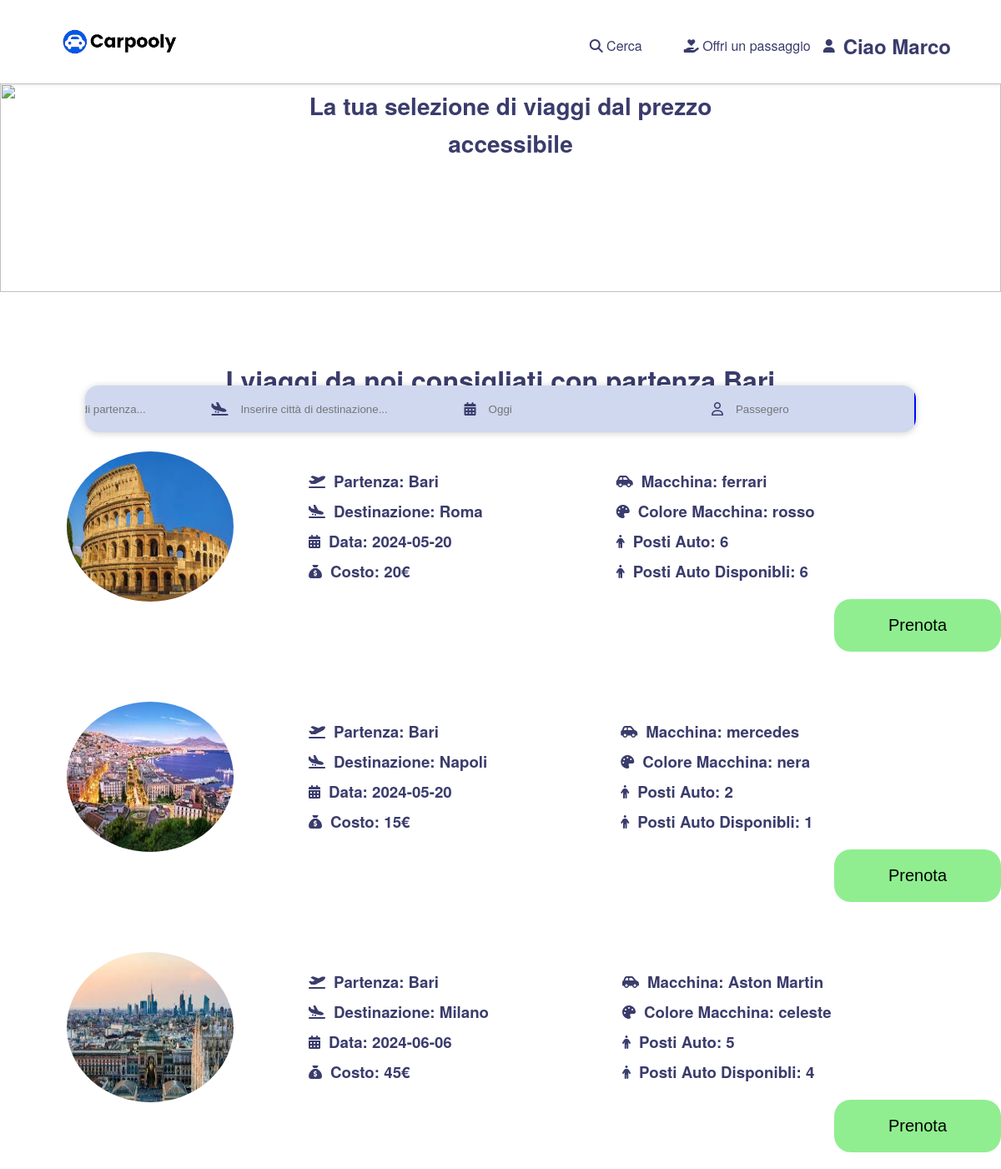
The page /dashboard-passenger.php?name=Marco (signed in) on the database its author committed.
### tables this page shows
CREATE TABLE `viaggi` (
  `id` int(11) NOT NULL,
  `id_autista` int(11) NOT NULL,
  `partenza` varchar(255) NOT NULL,
  `destinazione` varchar(255) NOT NULL,
  `data_viaggio` date NOT NULL,
  `costo_viaggio` int(11) NOT NULL,
  `modello` varchar(255) NOT NULL,
  `targa` text NOT NULL,
  `colore` varchar(255) NOT NULL,
  `anno` text NOT NULL,
  `nPostitotale` int(11) NOT NULL,
  `nPostiDisponibili` int(11) NOT NULL,
  `creato_il` timestamp NOT NULL DEFAULT current_timestamp()
);

### dashboard-passenger.php (the view, shortened to what this page needs)
<?php
    include_once './login.php';
    include 'db.php';
?>
<!DOCTYPE html>
<html lang="en">
<head>
    <link rel="stylesheet" href="./static/css/dashboard-passenger.css">
    <link rel="stylesheet" href="https://cdnjs.cloudflare.com/ajax/libs/leaflet/1.7.1/leaflet.css"/>
</head>
<body>
    <header>
        <nav>
            <div class="container">
                <div class="logo">
                    <img src="./static/img/img/images.png" alt="BlaBlaCar Logo" width="145" height="87">
                </div>
                <div class="nav-links">
                    <a href="search-ride.html"><i class="fas fa-magnifying-glass"></i> Cerca</a>
                    <a href="offer-ride.html"><i class="fas fa-hand-holding-heart"></i> Offri un passaggio</a>
                    <div class="folder-user">
                    <?php if (isset($_GET['name'])): ?>
                        <i style="margin-right: 10px;" class="fas fa-user"></i>
                        <h1 class="user-name">Ciao <?php echo $_GET['name']; ?></h1>
                    <?php endif; ?>
                    </div>
                </div>
            </div>
        </nav>
    </header>
    <section>
        <div class="content-image">
            <img class="img" src="https://cdn.blablacar.com/kairos/assets/images/carpool_blablabus_large-e3d8eff32c13cdafc080.svg" alt="" height="100%" width="100%" loading="eager" decoding="sync" fetchpriority="high">
            <h1 class="content-title">La tua selezione di viaggi dal prezzo accessibile</h1>
        </div>
        <div class="search-ride-input">
            <form class="searching-form" action="search-ride.php" method="post">
                <div class="departure">
                    <input type="text" placeholder="Inserire città di partenza..." class="departure-input" id="departure" name="departure">
                </div>
                <div class="destination" style="position: relative;">
                    <label for="destination">
                        <i class="fa-solid fa-plane-arrival"></i>
                    </label>
                    <input type="text" placeholder="Inserire città di destinazione..." class="destination-input" id="destination" name="destination">
                </div>
                <div id="date-date" class="date">
                    <div class="content-btn-date">
                        <i class="fa-solid fa-calendar-days"></i>
                        <input style="width: 100px;" class="date-txt" id="date" name="date" placeholder="Oggi">
                    </div>
                </div>
                <div id="passenger-passenger" class="passenger">
                    <div class="content-btn-passenger">
                        <i class="fa-regular fa-user"></i>
                        <input style="width: 100px;" class="passenger-txt" id="passenger" name="passenger" placeholder="Passegero">
                    </div>
                </div>
            </form>
        </div>
    </section>
    <main class="container travel-raccomendation">
        <div class="content-travel">
            <div class="main-title">
                <h1>I viaggi da noi consigliati con partenza Bari</h1>
            </div>
            <div class="content-card">
                <div class="card-n1">
                    <div class="img-travel">
                        <img alt="">
                    </div>
                    <div class="content-description-travel">
                        <?php
                            $sql = "SELECT * FROM viaggi WHERE partenza = 'Bari' AND destinazione = 'Roma' ";
                            $result = $conn->query($sql);
                            if ($result->num_rows > 0) {
                                $row = $result->fetch_assoc();
                            }
                        ?>
                        <div class="travel-travel">
                            <div class="partenza">
                                <i class="fa-solid fa-plane-departure"></i>
                                <h3>Partenza: <?php echo $row['partenza']; ?></h3>
                            </div>
                            <div class="destinazione">
                                 <i class="fa-solid fa-plane-arrival"></i>
                                 <h3>Destinazione: <?php echo $row['destinazione']; ?></h3>
                            </div>
                            <div class="data">
                                <i class="fa-solid fa-calendar-days"></i>
                                <h3>Data: <?php echo $row['data_viaggio']; ?></h3>
                            </div>
                            <div class="costo">
                                <i class="fa-solid fa-sack-dollar"></i>
                                <h3>Costo: <?php echo $row['costo_viaggio']; ?>€</h3>
                            </div>
                        </div>
                        <div class="car-travel">
                            <div class="car">
                                 <i class="fa-solid fa-car-side"></i>
                                 <h3>Macchina: <?php echo $row['modello']; ?></h3>
                            </div>
                            <div class="car-color">
                                <i class="fa-solid fa-palette"></i>
                                <h3>Colore Macchina: <?php echo $row['colore']; ?></h3>
                            </div>
                            <div class="PostiAuto">
                                <i class="fa-solid fa-person"></i>
                                <h3>Posti Auto: <?php echo $row['nPostitotale']; ?></h3>
                            </div>
                            <div class="PostiAutoDisponibili">
                                <i class="fa-solid fa-person"></i>
                                <h3>Posti Auto Disponibli: <?php echo $row['nPostiDisponibili']; ?></h3>
                            </div>
                        </div>
                        <button id="btn-p" type="submit">Prenota</button>
                    </div>
                </div>
                <div class="card-n1">
                    <div class="img-travel">
                        <img alt="">
                    </div>
                    <div class="content-description-travel">
                        <?php
                            $sql = "SELECT * FROM viaggi WHERE partenza = 'Bari' AND destinazione = 'Napoli' ";
                            $result = $conn->query($sql);
                            if ($result->num_rows > 0) {
                                $row = $result->fetch_assoc();
                            }
                        ?>
                        <div class="travel-travel">
                            <div class="partenza">
                                <i class="fa-solid fa-plane-departure"></i>
                                <h3>Partenza: <?php echo $row['partenza']; ?></h3>
                            </div>
                            <div class="destinazione">
                                 <i class="fa-solid fa-plane-arrival"></i>
                                 <h3>Destinazione: <?php echo $row['destinazione']; ?></h3>
                            </div>
                            <div class="data">
                                <i class="fa-solid fa-calendar-days"></i>
                                <h3>Data: <?php echo $row['data_viaggio']; ?></h3>
                            </div>
                            <div class="costo">
                                <i class="fa-solid fa-sack-dollar"></i>
                                <h3>Costo: <?php echo $row['costo_viaggio']; ?>€</h3>
                            </div>
                        </div>
                        <div class="car-travel">
                            <div class="car">
                                 <i class="fa-solid fa-car-side"></i>
                                 <h3>Macchina: <?php echo $row['modello']; ?></h3>
                            </div>
                            <div class="car-color">
                                <i class="fa-solid fa-palette"></i>
                                <h3>Colore Macchina: <?php echo $row['colore']; ?></h3>
                            </div>
                            <div class="PostiAuto">
                                <i class="fa-solid fa-person"></i>
                                <h3>Posti Auto: <?php echo $row['nPostitotale']; ?></h3>
                            </div>
                            <div class="PostiAutoDisponibili">
                                <i class="fa-solid fa-person"></i>
                                <h3>Posti Auto Disponibli: <?php echo $row['nPostiDisponibili']; ?></h3>
                            </div>
                        </div>
                    </div>
                    <button id="btn-p" type="submit">Prenota</button>
                </div>
                <div class="card-n1">
                    <div class="img-travel">
                        <img alt="">
                    </div>
                    <div class="content-description-travel">
                    <?php
                        $sql = "SELECT * FROM viaggi WHERE partenza = 'Bari' AND destinazione = 'Milano' ";
                        $result = $conn->query($sql);
                        if ($result->num_rows > 0) {
                            $row = $result->fetch_assoc();
                         }
                    ?>
                    <div class="travel-travel">
                            <div class="partenza">
                                <i class="fa-solid fa-plane-departure"></i>
                                <h3>Partenza: <?php echo $row['partenza']; ?></h3>
                            </div>
                            <div class="destinazione">
                                 <i class="fa-solid fa-plane-arrival"></i>
                                 <h3>Destinazione: <?php echo $row['destinazione']; ?></h3>
                            </div>
                            <div class="data">
                                <i class="fa-solid fa-calendar-days"></i>
                                <h3>Data: <?php echo $row['data_viaggio']; ?></h3>
                            </div>
                            <div class="costo">
                                <i class="fa-solid fa-sack-dollar"></i>
                                <h3>Costo: <?php echo $row['costo_viaggio']; ?>€</h3>
                            </div>
                        </div>
                        <div class="car-travel">
                            <div class="car">
                                 <i class="fa-solid fa-car-side"></i>
                                 <h3>Macchina: <?php echo $row['modello']; ?></h3>
                            </div>
                            <div class="car-color">
                                <i class="fa-solid fa-palette"></i>
                                <h3>Colore Macchina: <?php echo $row['colore']; ?></h3>
                            </div>
                            <div class="PostiAuto">
                                <i class="fa-solid fa-person"></i>
                                <h3>Posti Auto: <?php echo $row['nPostitotale']; ?></h3>
                            </div>
                            <div class="PostiAutoDisponibili">
                                <i class="fa-solid fa-person"></i>
                                <h3>Posti Auto Disponibli: <?php echo $row['nPostiDisponibili']; ?></h3>
                            </div>
                        </div>
                    </div>
                    <button id="btn-p" type="submit">Prenota</button>
                </div>
            </div>
         </div>
    </main>
</body>
</html>

### static/css/dashboard-passenger.css (style rules this page uses)
:root { --yellow: #ebb14d; --darkblue: #3a3c6c; --light: #cfd8ef; --white: #fff; --blue: #0004ff; }
* { margin: 0; padding: 0; box-sizing: border-box; }
body { font-family: 'Helvetica Neue', Helvetica, Arial, sans-serif; background-color: var(--white); color: var(--darkblue); line-height: 1.6; }
.container { width: 90%; max-width: 1200px; margin: 0 auto; display: flex; justify-content: space-between; text-align: center; }
header { background-color: var(--white); box-shadow: 0 2px 4px rgba(0, 0, 0, 0.1); padding: 0; }
.nav-links { display: flex; align-items: center; justify-content: space-between; padding-top: 10px; }
.nav-links a { color: var(--darkblue); text-decoration: none; margin-left: 20px; padding: 10px 15px; border-radius: 5px; transition: background-color 0.3s ease; }
.logo img { width: auto; height: 100px; }
.folder-user { display: flex; align-items: center; cursor: pointer; }
.user-name { text-align: center; }
.content-image { width: 100%; height: 250px; position: relative; overflow: hidden; }
.img { width: 100%; height: 100%; object-fit: cover; }
.content-image .content-title { position: absolute; top: 20%; left: 51%; transform: translate(-50%, -50%); text-align: center; font-size: 28px; }
.search-ride-input { background: var(--light); width: 66%; height: 56px; position: absolute; box-shadow: 0px 1px 8px 0px hsla(0, 0%, 0%, 0.2); border-radius: 16px; overflow: hidden; display: flex; align-items: center; justify-content: center; top: 35%; left: 50%; transform: translate(-50%,-50%); }
.searching-form { display: flex; }
.searching-form .departure, .searching-form .destination, .searching-form .date, .searching-form .passenger, .searching-form .search { position: relative; width: 100%; display: flex; align-items: center; background-color: transparent; border: none; height: 56px; border: none; }
.destination i { margin: 20px 15px 20px 15px; }
.content-btn-date, .content-btn-passenger, .departure, .passenger { display: flex; align-items: center; width: 100%; cursor: pointer; border: none; }
.departure-input, .destination-input { border: none; background: transparent; outline: none; }
.date i, .passenger i { margin: 20px 15px 20px 15px; }
.departure { margin-right: 8%; margin-left: -16%; }
.date { margin-left: 8%; margin-right: 8%; }
.passenger { margin-left: 8%; margin-right: 12%; }
.date-txt, .passenger-txt { background: transparent; border: none; }
.departure { margin-right: 20px; }
.destination { margin-left: 20px; }
@media only screen and (max-width: 1440px) { .search-ride-input { width: 83%; } }
.travel-raccomendation { margin-top: 80px; }
.content-travel { margin: 0 auto; text-align: center; }
.main-title { font: 18px; font-weight: 400; }
.content-card { display: flex; justify-content: center; align-items: center; flex-direction: column; width: 900px; }
.img-travel img { width: 200px; height: 180px; border-radius: 50%; margin: 80px; }
.card-n1 { display: flex; align-items: center; border-radius: 20px; width: 1200px; height: 300px; position: relative; }
.content-description-travel { display: flex; justify-content: space-around; align-items: center; flex-direction: row; }
.travel-travel { display: flex; justify-content: flex-start; align-items: flex-start; flex-direction: column; }
.partenza, .destinazione, .data,.costo { display: flex; justify-content: center; align-items: center; }
.travel-travel i, .car-travel i { margin: 10px; }
.car-travel { margin-left: 150px; display: flex; justify-content: flex-start; align-items: flex-start; flex-direction: column; }
.car, .car-color, .PostiAuto, .PostiAutoDisponibili { display: flex; justify-content: center; align-items: center; }
#btn-p { position: absolute; bottom: 0; right: 0; background-color: lightgreen; padding: 20px 10px 20px 10px; border-radius: 20px; width: 200px; }

### rows shown on the page
viaggi: partenza "Bari", destinazione "Roma", data_viaggio "2024-05-20", costo_viaggio "20", modello "ferrari", colore "rosso", nPostitotale "6", nPostiDisponibili "6"
viaggi: partenza "Bari", destinazione "Napoli", data_viaggio "2024-05-20", costo_viaggio "15", modello "mercedes", colore "nera", nPostitotale "2", nPostiDisponibili "1"
viaggi: partenza "Bari", destinazione "Milano", data_viaggio "2024-06-06", costo_viaggio "45", modello "Aston Martin", colore "celeste", nPostitotale "5", nPostiDisponibili "4"

### other values the page prints
$_GET['name'] "Marco"
